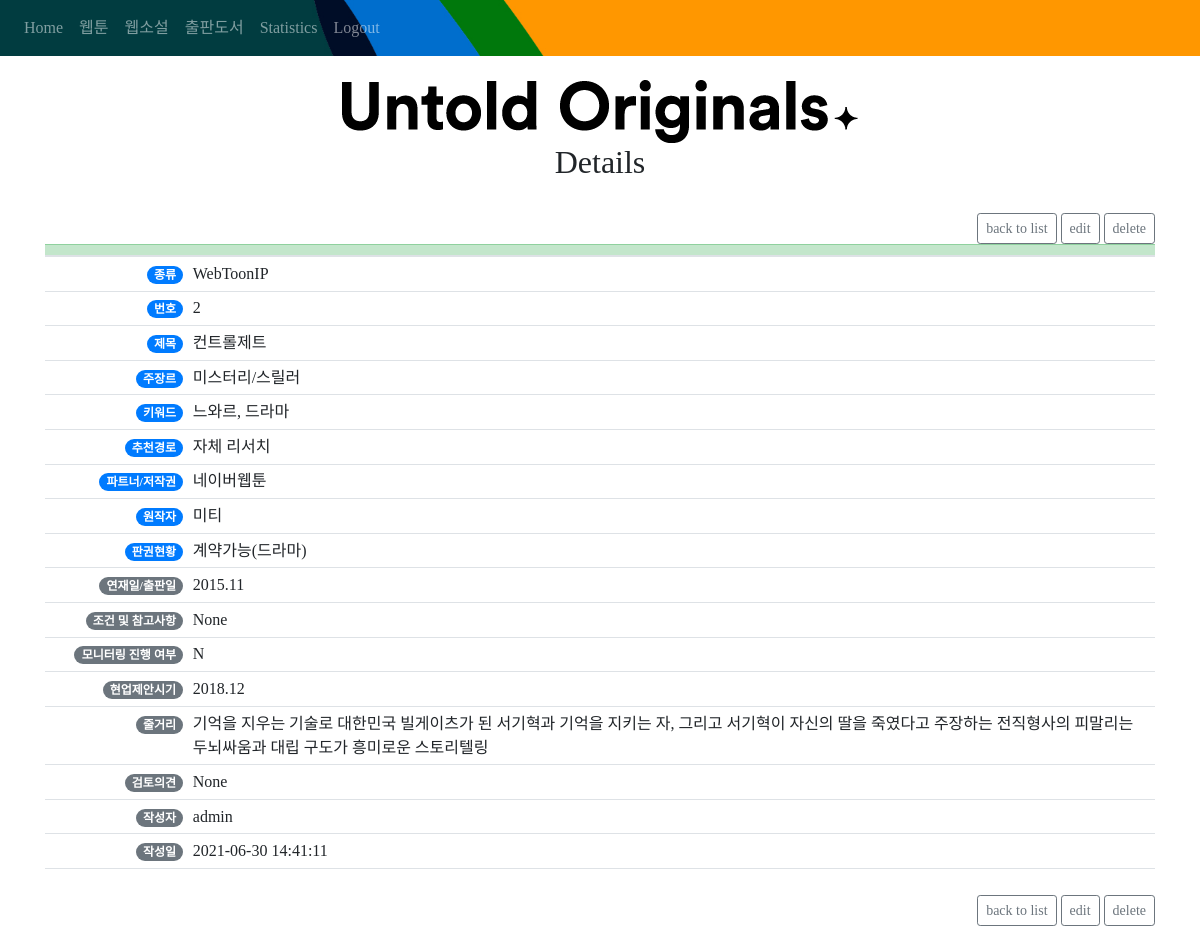
Screenshot of /detail-view/WebToonIP/2 (signed in) with the database file from the repository.
### website/models.py (models this page shows)
class WebToonIP(db.Model):
    id = db.Column(db.Integer, primary_key=True)
    num = db.Column(db.String(10))
    title = db.Column(db.String(50))
    genre = db.Column(db.String(30))
    keyword = db.Column(db.String(100))
    ref_path = db.Column(db.String(200))
    copyright = db.Column(db.String(100))
    writer = db.Column(db.String(50))
    copyright_status = db.Column(db.String(50))
    condition = db.Column(db.String(50))
    date_pub = db.Column(db.String(10))
    monitored = db.Column(db.String(5))
    date_monitor = db.Column(db.String(10))
    suggested = db.Column(db.String(5))
    date_suggested = db.Column(db.String(10))
    story = db.Column(db.String(10000))
    feedback = db.Column(db.String(5000))
    date = db.Column(db.String(100))
    user_id = db.Column(db.Integer, db.ForeignKey('user.id'))

class User(db.Model, UserMixin):
    id = db.Column(db.Integer, primary_key=True)
    email = db.Column(db.String(150), unique=True)
    password = db.Column(db.String(150))
    first_name = db.Column(db.String(150))
    ips_WebToonIp = db.relationship('WebToonIP', backref = 'author', lazy = True)
    ips_WebNovel = db.relationship('WebNovel', backref = 'author', lazy = True)
    ips_Books = db.relationship('Books', backref = 'author', lazy = True)

### website/views.py (the view)
@views.route('/detail-view/WebToonIP/<int:id>', methods=['GET','POST'])
@login_required
def deatil_view_webtoon(id):
    ip_to_update = WebToonIP.query.get_or_404(id)
    return render_template("detail_view.html", user=current_user, ip = ip_to_update)

### website/__init__.py (called while the page is built)
def create_app():
    app = Flask(__name__)
    app.config['SECRET_KEY'] = 'hjshjhdjah kjshkjdhjs'
    app.config['SQLALCHEMY_DATABASE_URI'] = f'sqlite:///{DB_NAME}'
    db.init_app(app)
    charts = GoogleCharts(app)
    from .views import views
    from .auth import auth
    app.register_blueprint(views, url_prefix='/')
    app.register_blueprint(auth, url_prefix='/')
    from .models import User, WebToonIP
    create_database(app)
    login_manager = LoginManager()
    login_manager.login_view = 'auth.login'
    login_manager.init_app(app)
    @login_manager.user_loader
    def load_user(id):
        return User.query.get(int(id))
    return app

### website/templates/detail_view.html (shortened to what this page needs)
{% extends "base.html" %} {% block title %}IP Detail View{% endblock %} {% block content
%}<br/>
<div style="text-align: center;">
    <img src="../../static/images/Slogan_2_Black.png" style = "max-width: 100%" alt="Slogan_black">
</div>
<div>
<h2>Details</h2>
    </div>
<br/>
<ul class="list-group list-group-flush" id="notes">
   <div class = "text-right">
        <a href="/{{ip.__class__.__name__}}" class="btn btn-outline-secondary btn-sm" > back to list </a>
        <a href="/update/{{ip.__class__.__name__}}/{{ip.id}}" class="btn btn-outline-secondary btn-sm" > edit </a>
        <a class = "btn btn-outline-secondary btn-sm" href="/delete/{{ip.__class__.__name__}}/{{ip.id}}">delete</a>
    </div>
    <table class="table table-sm table-hover" style = "text-align: left;">
  <thead>
    <tr class="table-success">
        <th scope="col" align = "left"></th>
        <th scope="col" align = "right"></th>
    </tr>
  </thead>
  <tbody class = "h7">
          <tr>
          <td align = "right" class = "elli_40"><span class="badge badge-pill badge-primary">종류</span></td>
          <td> {{ ip.__class__.__name__ }} </td>
      </tr>
        <tr>
          <td align = "right" class = "elli_40"><span class="badge badge-pill badge-primary">번호</span></td>
          <td> {{ ip.num }} </td>
      </tr>
      <tr>
          <td align = "right" class = "elli_40"><span class="badge badge-pill badge-primary">제목</span></td>
          <td> {{ ip.title }} </td>
      </tr>
      <tr>
          <td align = "right" class = "elli_40"><span class="badge badge-pill badge-primary">주장르</span></td>
          <td > {{ ip.genre }} </td>
      </tr>
      <tr>
          <td align = "right" class = "elli_40"><span class="badge badge-pill badge-primary">키워드</span></td>
          <td > {{ ip.keyword }} </td>
      </tr>
        <tr>
          <td align = "right" class = "elli_40"><span class="badge badge-pill badge-primary">추천경로</span></td>
          <td > {{ ip.ref_path }} </td>
      </tr>
      <tr>
          <td align = "right" class = "elli_40"><span class="badge badge-pill badge-primary">파트너/저작권</span></td>
          <td > {{ ip.copyright }} </td>
      </tr>
        <tr>
          <td align = "right" class = "elli_40"><span class="badge badge-pill badge-primary">원작자</span></td>
          <td > {{ ip.writer }} </td>
      </tr>
        <tr>
          <td align = "right" class = "elli_40"><span class="badge badge-pill badge-primary">판권현황</span></td>
          <td > {{ ip.copyright_status }} </td>
      </tr>
      <tr>
          <td align = "right" class = "elli_40"><span class="badge badge-pill badge-secondary">연재일/출판일</span></td>
          <td > {{ ip.date_pub }} </td>
      </tr>
      <tr>
          <td align = "right" class = "elli_40"><span class="badge badge-pill badge-secondary">조건 및 참고사항</span></td>
          <td > {{ ip.condition }} </td>
      </tr>
      {% if ip.monitored == 'Y'%}
      <tr>
          <td align = "right" class = "elli_40"><span class="badge badge-pill badge-secondary">모니터링 시점</span></td>
          <td > {{ ip.date_monitor }} </td>
      </tr>
      {% else %}
        <tr>
          <td align = "right" class = "elli_40"><span class="badge badge-pill badge-secondary">모니터링 진행 여부</span></td>
          <td > {{ ip.monitored }} </td>
      </tr>
      {% endif %}
      {% if ip.suggested == 'Y' %}
      <tr>
          <td align = "right" class = "elli_40"><span class="badge badge-pill badge-secondary">현업제안시기</span></td>
          <td > {{ ip.date_suggested }} </td>
      </tr>
      {% else %}
      <tr>
          <td align = "right" class = "elli_40"><span class="badge badge-pill badge-secondary">현업제안여부</span></td>
          <td > {{ ip.suggested }} </td>
      </tr>
      {% endif %}
        <tr>
          <td align = "right" class = "elli_40"><span class="badge badge-pill badge-secondary elli_80">줄거리</span></td>
          <td class = "elli_80"> {{ ip.story }} </td>
      </tr>
      <tr>
          <td align = "right" class = "elli_40"><span class="badge badge-pill badge-secondary elli_80">검토의견</span></td>
          <td > {{ ip.feedback }} </td>
      </tr>
      <tr>
          <td align = "right" class = "elli_40"><span class="badge badge-pill badge-secondary">작성자</span></td>
          <td > {{ ip.author.first_name }} </td>
      </tr>
      <tr>
          <td align = "right" class = "elli_40"><span class="badge badge-pill badge-secondary">작성일</span></td>
          <td > {{ ip.date }} </td>
      </tr>
      <tr>
          <td align = "right" class = "elli_40"></td>
          <td ></td>
      </tr>
  </tbody>
</table>
    <div class = "text-right">
        <a href="/{{ip.__class__.__name__}}" class="btn btn-outline-secondary btn-sm" >back to list</a>
        <a href="/update/{{ip.__class__.__name__}}/{{ip.id}}" class="btn btn-outline-secondary btn-sm" >edit</a>
        <a class = "btn btn-outline-secondary btn-sm" href="/delete/{{ip.__class__.__name__}}/{{ip.id}}">delete</a>
    </div>
{% endblock %}

### website/templates/detail_view.html (style rules this page uses)
.elli_40 { max-width:150px; }
.elli_80 { max-width:800px; }
h2 { text-align: center; }

### rows the page displays
WebToonIP: num "2", title "컨트롤제트", genre "미스터리/스릴러", keyword "느와르, 드라마", ref_path "자체 리서치", copyright "네이버웹툰", writer "미티", copyright_status "계약가능(드라마)", date_pub "2015.11", condition "None", monitored "N", date_suggested "2018.12", story "기억을 지우는 기술로 대한민국 빌게이츠가 된 서기혁과 기억을 지키는 자, 그리고 서기혁이 자신의 딸을 죽였다고 주장하는 전직형사의 피말리는 두뇌싸움과 대립 구도가 흥미로운 스토리텔링", feedback "None", date "2021-06-30 14:41:11"
User: author.first_name "admin"

### other values shown
{{ ip.__class__.__name__ }} "WebToonIP"
